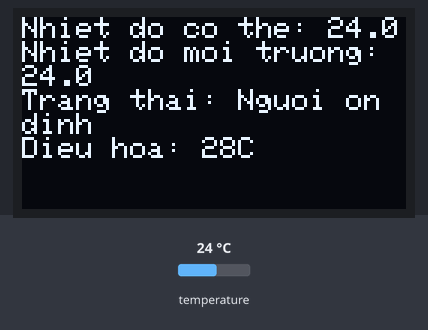
This sketch was run on a simulated Arduino Uno, built with avr-gcc and run on an emulated ATmega328P. Shown: 128×64 one-colour display. The inputs (shaded band) are chosen by the test bench; at power-on: temperature 24 °C. What the sketch prints to the serial monitor is not drawn.

Above: at 2.2 s.
2.3 s: temperature set to 41 °C
At 5.0 s:
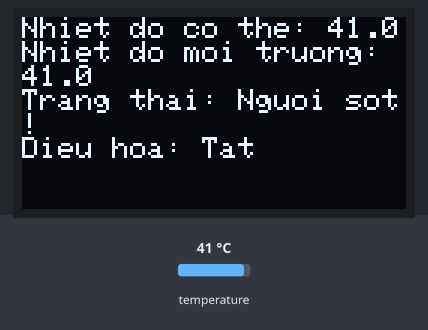
5.7 s: temperature set to 12 °C
At 8.5 s:
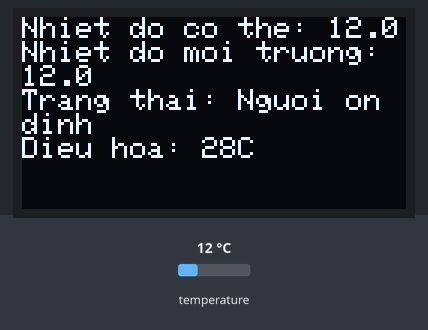
8.8 s: temperature set to 19 °C
At 11.1 s:
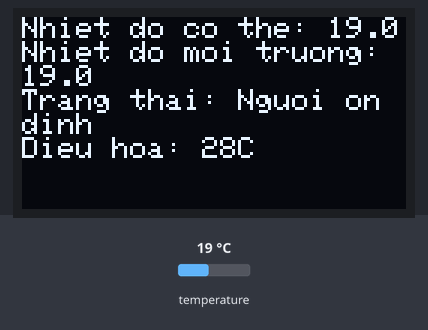
Timing chart, 0 to 12.6 s (numbered marks = the images above; inputs shaded):
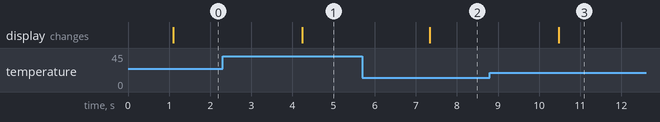

The sketch:

Codekhktvq.ino
```cpp
#include <Wire.h>
#include <Adafruit_AMG88xx.h>  // Cảm biến nhiệt AMG8833
#include <Adafruit_SSD1306.h>  // OLED
#include <Adafruit_GFX.h>
#include <IRremote.h>           // Module IR KY-005
#include <Adafruit_BME280.h>    // Cảm biến môi trường BME280

// ====== Cấu hình OLED ======
#define SCREEN_WIDTH 128
#define SCREEN_HEIGHT 64
#define OLED_RESET -1
Adafruit_SSD1306 display(SCREEN_WIDTH, SCREEN_HEIGHT, &Wire, OLED_RESET);

// ====== Chân kết nối ======
#define IR_SEND_PIN 3           // KY-005 nối D3
// I2C: SDA -> A4, SCL -> A5 (AMG8833 và BME280 cùng bus I2C)

// ====== Khai báo cảm biến ======
Adafruit_AMG88xx amg;
Adafruit_BME280 bme;
IRsend irsend;

// ====== Ngưỡng ======
float tempBodyThresholds[] = {35.0, 36.0, 37.0, 37.5, 38.0};
int acTemps[] = {28, 27, 26, 25, 24}; // nhiệt độ điều hòa
float envHotThreshold = 4.0; // chênh lệch nhiệt > 4°C → người hơi nóng

void setup()
{
  Serial.begin(9600);
  Wire.begin();

  // Khởi tạo AMG8833
  if(!amg.begin()){
    Serial.println("Loi ket noi AMG8833!");
    while(1);
  }

  // Khởi tạo BME280
  if(!bme.begin(0x76)){
    Serial.println("Loi ket noi BME280!");
    while(1);
  }

  // Khởi tạo OLED
  if(!display.begin(SSD1306_SWITCHCAPVCC, 0x3C)){
    Serial.println("Loi khoi tao OLED!");
    while(1);
  }

  display.clearDisplay();
  display.setTextSize(1);
  display.setTextColor(WHITE);
  display.setCursor(0,0);
  display.println("Khoi dong he thong...");
  display.display();
  delay(1000);

  // Khởi tạo KY-005
  irsend.begin(3);
  Serial.println("IR KY-005 san sang!");
}

void loop() {
  float pixels[64];
  float sum = 0;

  // Đọc AMG8833
  amg.readPixels(pixels);
  for(int i=0;i<64;i++) sum += pixels[i];
  float bodyTemp = sum/64.0;

  // Đọc BME280
  float envTemp = bme.readTemperature();

  // Xác định trạng thái người
  String personState;
  int acTemp;

  if(bodyTemp >= 38.0){
    personState = "Nguoi sot!";
    acTemp = -1; // tắt điều hòa
  } else {
    float diff = bodyTemp - envTemp;
    if(diff > envHotThreshold){
      personState = "Nguoi hoi nong!";
      acTemp = determineACTemp(bodyTemp); // giảm điều hòa
    } else {
      personState = "Nguoi on dinh";
      acTemp = determineACTemp(bodyTemp); // nhiệt độ bình thường
    }
  }

  // Hiển thị OLED
  display.clearDisplay();
  display.setCursor(0,0);
  display.print("Nhiet do co the: "); display.println(bodyTemp,1);
  display.print("Nhiet do moi truong: "); display.println(envTemp,1);
  display.print("Trang thai: "); display.println(personState);
  if(acTemp==-1) display.println("Dieu hoa: Tat");
  else {
    display.print("Dieu hoa: "); display.print(acTemp); display.println("C");
  }
  display.display();

  // Serial Monitor
  Serial.print("Nhiet do co the: "); Serial.println(bodyTemp,1);
  Serial.print("Nhiet do moi truong: "); Serial.println(envTemp,1);
  Serial.print("Trang thai: "); Serial.println(personState);
  if(acTemp==-1) Serial.println("Dieu hoa: Tat");
  else Serial.print("Dieu hoa: "); Serial.println(acTemp);

  // Gửi lệnh IR
  sendACCommand(acTemp);

  delay(3000);
}

// Hàm xác định nhiệt độ điều hòa theo nhiệt độ cơ thể
int determineACTemp(float bodyTemp){
  if(bodyTemp < tempBodyThresholds[0]) return acTemps[0];
  else if(bodyTemp < tempBodyThresholds[1]) return acTemps[1];
  else if(bodyTemp < tempBodyThresholds[2]) return acTemps[2];
  else if(bodyTemp < tempBodyThresholds[3]) return acTemps[3];
  else return acTemps[4];
}

// Gửi lệnh IR cho KY-005
void sendACCommand(int temp){
  if(temp==-1){
    Serial.println("Nguoi sot, tat dieu hoa!");
    return;
  }

  unsigned long code;
  switch(temp){
    case 28: code=0x20DF10EF; break;
    case 27: code=0x20DF906F; break;
    case 26: code=0x20DF40BF; break;
    case 25: code=0x20DFC03F; break;
    case 24: code=0x20DF807F; break;
    default: code=0x20DF10EF; break;
  }

  irsend.sendNEC(code,32);
  Serial.print("Gui lenh IR: "); Serial.println(temp);
}
```

Measured:
- after the input at 2.3 s, the display: changes after 1.9 s (image 1)
- after the input at 5.7 s, the display: changes after 1.6 s (image 2)
- after the input at 8.8 s, the display: changes after 1.7 s (image 3)
